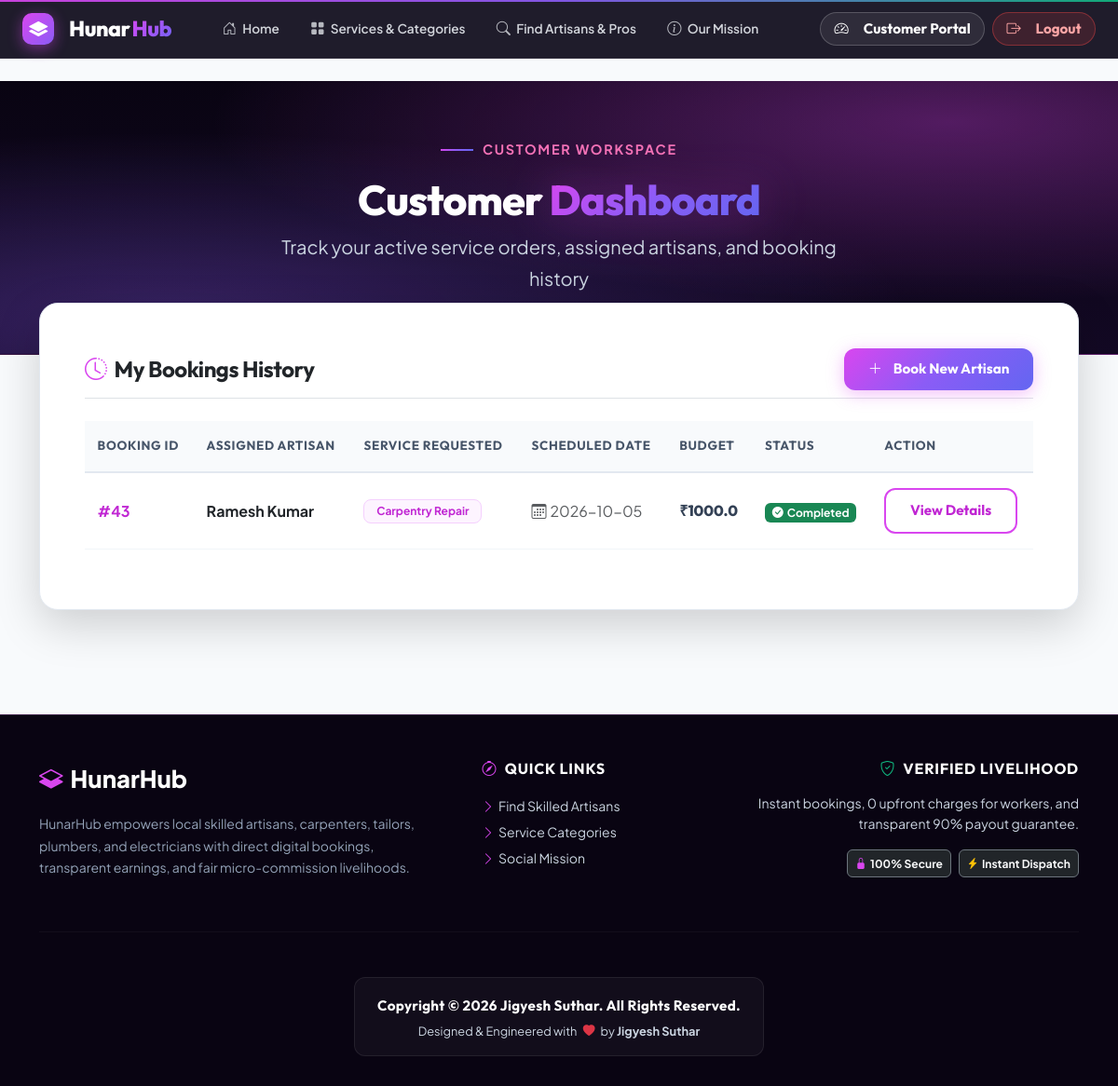
Page /customer/dashboard (signed in) on the committed database.
### tables this page shows
CREATE TABLE bookings (
        id INTEGER PRIMARY KEY AUTOINCREMENT,
        customer_id INTEGER NOT NULL,
        worker_id INTEGER NOT NULL,
        service_name TEXT NOT NULL,
        booking_date TEXT NOT NULL,
        booking_time TEXT NOT NULL,
        address TEXT NOT NULL,
        work_description TEXT,
        estimated_budget REAL NOT NULL,
        commission REAL NOT NULL,
        worker_amount REAL NOT NULL,
        status TEXT DEFAULT 'PENDING' CHECK(status IN ('PENDING', 'ACCEPTED', 'REJECTED', 'IN_PROGRESS', 'COMPLETED', 'CANCELLED')),
        created_at DATETIME DEFAULT CURRENT_TIMESTAMP,
        FOREIGN KEY (customer_id) REFERENCES users (id),
        FOREIGN KEY (worker_id) REFERENCES workers (id)
    );

CREATE TABLE users (
        id INTEGER PRIMARY KEY AUTOINCREMENT,
        name TEXT NOT NULL,
        email TEXT UNIQUE NOT NULL,
        phone TEXT NOT NULL,
        password_hash TEXT NOT NULL,
        role TEXT NOT NULL CHECK(role IN ('customer', 'worker', 'admin')),
        city TEXT,
        area TEXT,
        address TEXT,
        created_at DATETIME DEFAULT CURRENT_TIMESTAMP
    );

### app.py (the view)
@app.route('/customer/dashboard')
@role_required('customer')
def customer_dashboard():
    db = get_db()
    bookings = db.execute('''
        SELECT b.*, u_work.name as worker_name, w.primary_skill
        FROM bookings b
        JOIN workers w ON b.worker_id = w.id
        JOIN users u_work ON w.user_id = u_work.id
        WHERE b.customer_id = ?
        ORDER BY b.created_at DESC
    ''', (session['user_id'],)).fetchall()
    return render_template('customer_dashboard.html', bookings=bookings)

### app.py (called while the page is built)
def get_db():
    if 'db' not in g:
        g.db = sqlite3.connect(DATABASE)
        g.db.row_factory = sqlite3.Row
    return g.db

def role_required(role):
    def decorator(f):
        @wraps(f)
        def decorated_function(*args, **kwargs):
            if 'user_id' not in session:
                flash('Please log in first.', 'warning')
                return redirect(url_for('login'))
            if session.get('role') != role and session.get('role') != 'admin':
                flash('Unauthorized access.', 'danger')
                return redirect(url_for('index'))
            return f(*args, **kwargs)
        return decorated_function
    return decorator

@app.before_request
def load_logged_in_user():
    user_id = session.get('user_id')
    if user_id is None:
        g.user = None
        g.notifications = []
    else:
        db = get_db()
        g.user = db.execute('SELECT * FROM users WHERE id = ?', (user_id,)).fetchone()
        g.notifications = db.execute(
            'SELECT * FROM notifications WHERE user_id = ? ORDER BY created_at DESC LIMIT 5',
            (user_id,)
        ).fetchall()

### templates/customer_dashboard.html
{% extends 'base.html' %}
{% block content %}
<div class="page-header text-center">
  <div class="container">
    <div class="hero-eyebrow animate-fade-in" style="justify-content: center;">
      Customer Workspace
    </div>
    <h1 class="hero-title animate-fade-in mb-2" style="font-size: 2.8rem;">
      Customer <span>Dashboard</span>
    </h1>
    <p class="hero-subtitle animate-fade-in mb-0" style="max-width: 600px;">
      Track your active service orders, assigned artisans, and booking history
    </p>
  </div>
</div>
<div class="container overlap-container">
  <div class="card p-4 p-md-5 shadow-lg">
    <div class="d-flex justify-content-between align-items-center mb-4 pb-2 border-bottom">
      <h4 class="fw-bold mb-0 text-dark"><i class="bi bi-clock-history me-2" style="color: #d946ef;"></i>My Bookings History</h4>
      <a href="{{ url_for('workers') }}" class="btn btn-primary btn-sm"><i class="bi bi-plus-lg me-1"></i>Book New Artisan</a>
    </div>
    <div class="table-responsive">
      <table class="table align-middle">
        <thead>
          <tr>
            <th>Booking ID</th>
            <th>Assigned Artisan</th>
            <th>Service Requested</th>
            <th>Scheduled Date</th>
            <th>Budget</th>
            <th>Status</th>
            <th>Action</th>
          </tr>
        </thead>
        <tbody>
          {% for b in bookings %}
          <tr>
            <td class="fw-bold" style="color: #c026d3;">#{{ b.id }}</td>
            <td>
              <div class="fw-bold text-dark">{{ b.worker_name }}</div>
            </td>
            <td><span class="badge badge-skill">{{ b.service_name }}</span></td>
            <td class="text-muted"><i class="bi bi-calendar3 me-1"></i>{{ b.booking_date }}</td>
            <td class="price-tag fs-6">₹{{ b.estimated_budget }}</td>
            <td>
              {% if b.status == 'COMPLETED' %}
                <span class="badge bg-success"><i class="bi bi-check-circle-fill me-1"></i>Completed</span>
              {% elif b.status == 'ACCEPTED' %}
                <span class="badge bg-primary"><i class="bi bi-person-check-fill me-1"></i>Accepted</span>
              {% elif b.status == 'PENDING' %}
                <span class="badge bg-warning"><i class="bi bi-hourglass-split me-1"></i>Pending</span>
              {% else %}
                <span class="badge bg-secondary">{{ b.status }}</span>
              {% endif %}
            </td>
            <td>
              <a href="{{ url_for('booking_detail', booking_id=b.id) }}" class="btn btn-sm btn-outline-primary">
                View Details
              </a>
            </td>
          </tr>
          {% endfor %}
        </tbody>
      </table>
    </div>
  </div>
</div>
{% endblock %}

### static/css/style.css (style rules this page uses)
:root { --hero-bg: #090412; --hero-bg-alt: #130924; --bg-main: #f8fafc; --bg-card: #ffffff; --border-light: #e2e8f0; --border-hover: rgba(217, 70, 239, 0.4); --magenta: #d946ef; --magenta-dark: #c026d3; --purple: #8b5cf6; --indigo: #6366f1; --emerald: #10b981; --amber: #f59e0b; --text-dark: #0f172a; --text-main: #334155; --text-muted: #64748b; --gradient-magenta: linear-gradient(135deg, #d946ef 0%, #8b5cf6 50%, #6366f1 100%); --gradient-dark-hero: radial-gradient(at 85% 15%, rgba(217, 70, 239, 0.35) 0px, transparent 55%), radial-gradient(at 15% 85%, rgba(139, 92, 246, 0.3) 0px, transparent 55%), linear-gradient(180deg, #090412 0%, #130924 100%); }
* { box-sizing: border-box; }
html { scroll-behavior: smooth; }
body { min-height: 100vh; margin: 0; background-color: var(--bg-main); color: var(--text-main); font-family: 'Plus Jakarta Sans', sans-serif; line-height: 1.6; }
h1, h2, h3, h4, h5, h6, .navbar-brand { font-family: 'Outfit', sans-serif; letter-spacing: -0.02em; font-weight: 700; }
a { color: var(--magenta); text-decoration: none; transition: all 0.25s ease; }
.animate-fade-in { animation: fadeInUp 0.6s cubic-bezier(0.16, 1, 0.3, 1) forwards; }
.hero-eyebrow { display: inline-flex; align-items: center; gap: 0.6rem; color: #f472b6; font-weight: 700; font-size: 0.9rem; text-transform: uppercase; letter-spacing: 0.12em; margin-bottom: 1rem; }
.hero-eyebrow::before { content: ''; display: inline-block; width: 35px; height: 2px; background: var(--gradient-magenta); }
.hero-title { font-size: 3.6rem; font-weight: 800; line-height: 1.15; color: #ffffff; margin-bottom: 1.4rem; }
.hero-title span { background: var(--gradient-magenta); -webkit-background-clip: text; -webkit-text-fill-color: transparent; filter: drop-shadow(0 0 25px rgba(217, 70, 239, 0.4)); }
.hero-subtitle { font-size: 1.25rem; color: #cbd5e1; max-width: 750px; margin: 0 auto 2.5rem; line-height: 1.7; }
.page-header { background: var(--gradient-dark-hero); padding: 3.5rem 0 4rem; color: #ffffff; border-bottom: 1px solid rgba(217, 70, 239, 0.2); margin-bottom: 0; }
.page-header h1 { color: #ffffff; font-size: 2.6rem; }
.page-header p { color: #cbd5e1; }
.overlap-container { margin-top: -3.5rem; position: relative; z-index: 10; }
.card { background: var(--bg-card) !important; border: 1px solid var(--border-light) !important; border-radius: 20px !important; color: var(--text-main); box-shadow: 0 10px 30px rgba(9, 4, 18, 0.08); transition: all 0.35s cubic-bezier(0.16, 1, 0.3, 1) !important; overflow: hidden; }
.btn { font-family: 'Outfit', sans-serif; font-weight: 700; padding: 0.7rem 1.6rem; border-radius: 12px; transition: all 0.3s cubic-bezier(0.16, 1, 0.3, 1); display: inline-flex; align-items: center; justify-content: center; gap: 0.5rem; font-size: 0.95rem; }
.btn-primary { background: var(--gradient-magenta) !important; border: none !important; color: #ffffff !important; box-shadow: 0 4px 18px rgba(217, 70, 239, 0.35); }
.btn-outline-primary { background: #ffffff !important; border: 2px solid #d946ef !important; color: #c026d3 !important; }
.badge-skill { background: #fdf4ff; color: #c026d3; border: 1px solid #f5d0fe; padding: 0.38rem 0.8rem; border-radius: 8px; font-weight: 700; }
.price-tag { font-family: 'Outfit', sans-serif; font-size: 1.4rem; font-weight: 800; color: #059669; }
.table { color: var(--text-dark) !important; --bs-table-bg: transparent; --bs-table-hover-bg: #fdf4ff; }
.table thead th { border-bottom: 2px solid #e2e8f0; background: #f8fafc; color: #475569; font-family: 'Outfit', sans-serif; font-size: 0.84rem; text-transform: uppercase; letter-spacing: 0.05em; padding: 1rem 0.85rem; font-weight: 700; }
.table tbody td { padding: 1rem 0.85rem; border-bottom: 1px solid #f1f5f9; vertical-align: middle; color: #334155; }

### rows in the picture
bookings: id "43", worker_name "Ramesh Kumar", service_name "Carpentry Repair", booking_date "2026-10-05", estimated_budget "1000.0", status "COMPLETED" (drawn)
